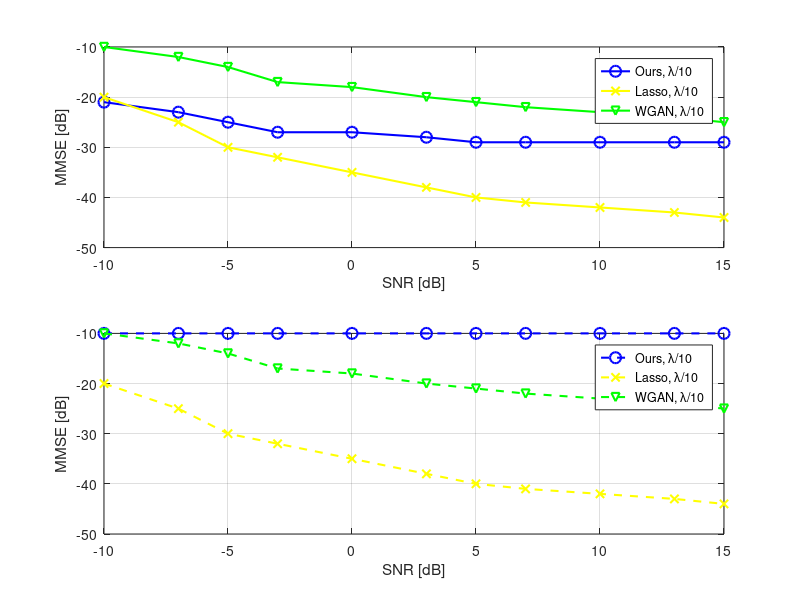
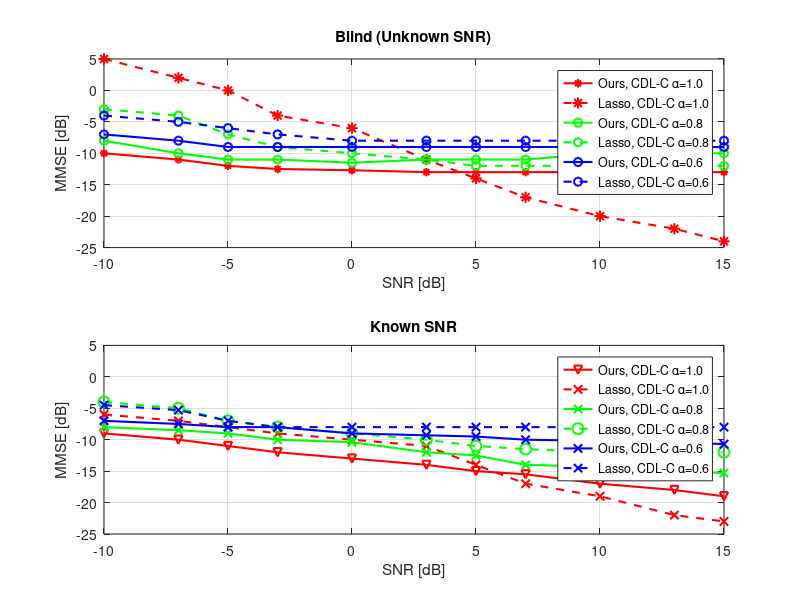
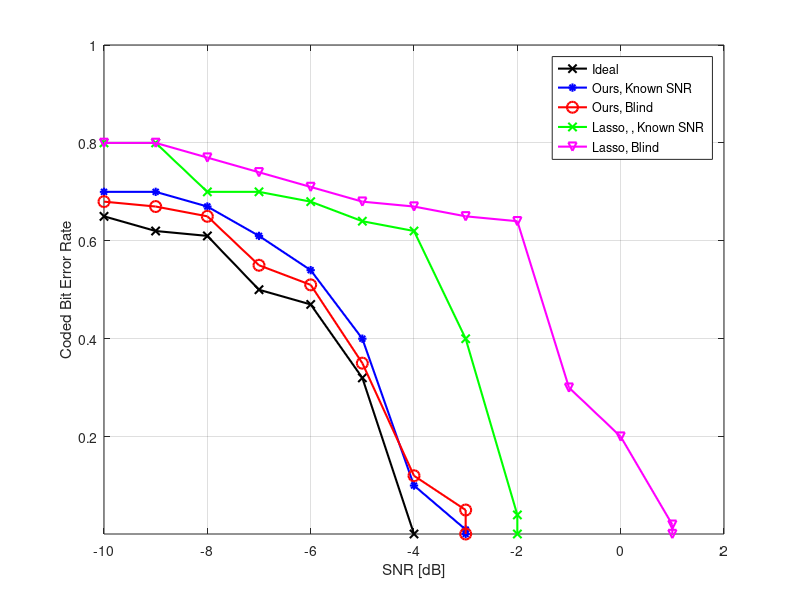

These figures' MATLAB source, in order:
A=load('regmat1.mat');
A=A.rega111;
figure();
subplot(2,1,1);
x = A(1:11,1);
y = A(1:11,2);
grid on
plot(x,y,'b-o',"LineWidth",1.5,'MarkerSize',8);
hold on;
y = A(1:11,3);
grid on
plot(x,y,'y-x',"LineWidth",1.5);
hold on;
y = A(1:11,4);
grid on
plot(x,y,'g-v',"LineWidth",1.5);
hold off;

legend('Ours, \lambda/10', 'Lasso, \lambda/10', 'WGAN, \lambda/10'), xlabel('SNR [dB]'),ylabel('MMSE [dB]'),axis([-10 15 -50 -10])


subplot(2,1,2)
x = A(1:11,1);
y = A(1:11,5);
grid on
plot(x,y,'b--o',"LineWidth",1.5,'MarkerSize',8);
hold on;
y = A(1:11,6);
grid on
plot(x,y,'y--x',"LineWidth",1.5);
hold on;
y = A(1:11,7);
grid on
plot(x,y,'g--v',"LineWidth",1.5);
hold off;
legend('Ours, \lambda/10', 'Lasso, \lambda/10', 'WGAN, \lambda/10'), xlabel('SNR [dB]'),ylabel('MMSE [dB]'),axis([-10 15 -50 -10])



%% 2th
figure();
subplot(2,1,1);
x = A(1:11,1);
y = A(1:11,8);
grid on
plot(x,y,'r-*',"LineWidth",1.5);
hold on;
y = A(1:11,9);
grid on
plot(x,y,'r--*',"LineWidth",1.5,'MarkerSize',8);
hold on; 
y = A(1:11,10);
grid on
plot(x,y,'g-o',"LineWidth",1.5);
hold on;
y = A(1:11,11);
grid on
plot(x,y,'g--o',"LineWidth",1.5);
hold on;
y = A(1:11,12);
grid on
plot(x,y,'b-o',"LineWidth",1.5);
hold on;
y = A(1:11,13);
grid on
plot(x,y,'b--o',"LineWidth",1.5);
hold off;
title('Blind (Unknown SNR)');
legend('Ours, CDL-C \alpha=1.0', 'Lasso, CDL-C \alpha=1.0', 'Ours, CDL-C \alpha=0.8', 'Lasso, CDL-C \alpha=0.8', 'Ours, CDL-C \alpha=0.6', 'Lasso, CDL-C \alpha=0.6'), xlabel('SNR [dB]'),ylabel('MMSE [dB]'),axis([-10 15 -25 5])

subplot(2,1,2)
x = A(1:11,1);
y = A(1:11,14);
grid on
plot(x,y,'r-v',"LineWidth",1.5);
hold on;
y = A(1:11,15);
grid on
plot(x,y,'r--x',"LineWidth",1.5);
hold on;
y = A(1:11,16);
grid on
plot(x,y,'g-x',"LineWidth",1.5);
hold on;
y = A(1:11,17);
grid on
plot(x,y,'g--o',"LineWidth",1.5,'MarkerSize',8);
hold on;
y = A(1:11,18);
grid on
plot(x,y,'b-x',"LineWidth",1.5);
hold on;
y = A(1:11,19);
grid on
plot(x,y,'b--x',"LineWidth",1.5);
hold off;
title('Known SNR');
legend('Ours, CDL-C \alpha=1.0', 'Lasso, CDL-C \alpha=1.0', 'Ours, CDL-C \alpha=0.8', 'Lasso, CDL-C \alpha=0.8', 'Ours, CDL-C \alpha=0.6', 'Lasso, CDL-C \alpha=0.6'), xlabel('SNR [dB]'),ylabel('MMSE [dB]'),axis([-10 15 -25 5])


%% 3th
figure();
x = A(1:7,20);
y = A(1:7,21);
grid on
plot(x,y,'k-x',"LineWidth",1.5);
hold on;
x = A(1:9,22);
y = A(1:9,23);
grid on
plot(x,y,'b-*',"LineWidth",1.5);
hold on;
x = A(1:9,22);
y = A(1:9,24);
grid on
plot(x,y,'r-o',"LineWidth",1.5,'MarkerSize',8);
hold on;
x = A(1:10,25);
y = A(1:10,26);
grid on
plot(x,y,'g-x',"LineWidth",1.5);
hold on;
x = A(1:13,27);
y = A(1:13,28);
grid on
plot(x,y,'m-v',"LineWidth",1.5);
hold off;
legend('Ideal', 'Ours, Known SNR', 'Ours, Blind', 'Lasso, , Known SNR', 'Lasso, Blind'), xlabel('SNR [dB]'),ylabel('Coded Bit Error Rate'),axis([-10 2 0.001 1])
